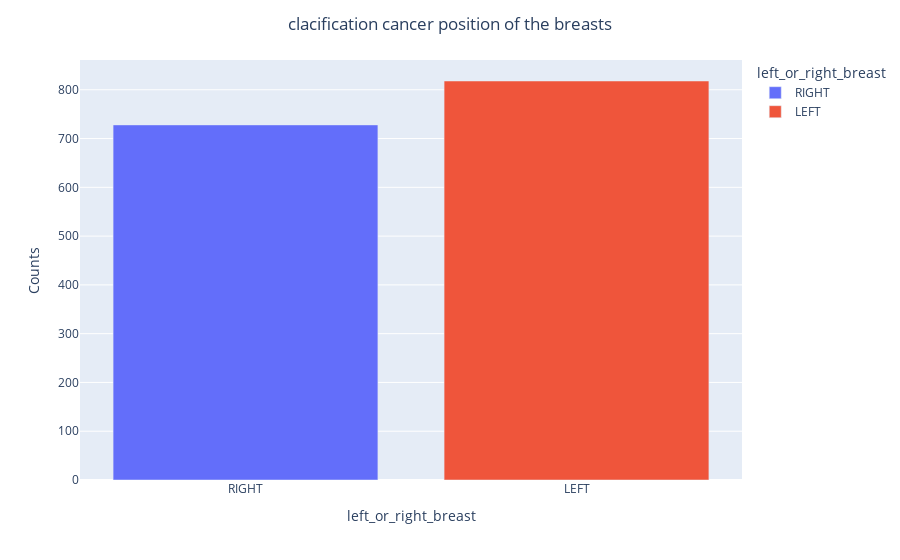

The notebook cell saved with this chart:
### Code cell
insight_3 = px.bar(data_insight_3, y= 'Counts', x='left_or_right_breast',color = 'left_or_right_breast')
insight_3.update_layout(title_text=' clacification cancer position of the breasts ', title_x=0.5)
insight_3.show()

### Figure 1 — Plotly figure (JSON) as saved in the notebook; plotly's stock layout.template omitted (floating-point values rounded to 4 significant figures)
{"data": [{"alignmentgroup": "True", "hovertemplate": "left_or_right_breast=%{x}<br>Counts=%{y}<extra></extra>", "legendgroup": "RIGHT", "marker": {"color": "#636efa", "pattern": {"shape": ""}}, "name": "RIGHT", "offsetgroup": "RIGHT", "orientation": "v", "showlegend": true, "textposition": "auto", "type": "bar", "x": ["RIGHT"], "xaxis": "x", "y": [728], "yaxis": "y"}, {"alignmentgroup": "True", "hovertemplate": "left_or_right_breast=%{x}<br>Counts=%{y}<extra></extra>", "legendgroup": "LEFT", "marker": {"color": "#EF553B", "pattern": {"shape": ""}}, "name": "LEFT", "offsetgroup": "LEFT", "orientation": "v", "showlegend": true, "textposition": "auto", "type": "bar", "x": ["LEFT"], "xaxis": "x", "y": [818], "yaxis": "y"}], "layout": {"barmode": "relative", "legend": {"title": {"text": "left_or_right_breast"}, "tracegroupgap": 0}, "margin": {"t": 60}, "title": {"text": " clacification cancer position of the breasts ", "x": 0.5}, "xaxis": {"anchor": "y", "categoryarray": ["RIGHT", "LEFT"], "categoryorder": "array", "domain": [0, 1], "title": {"text": "left_or_right_breast"}}, "yaxis": {"anchor": "x", "domain": [0, 1], "title": {"text": "Counts"}}}}
